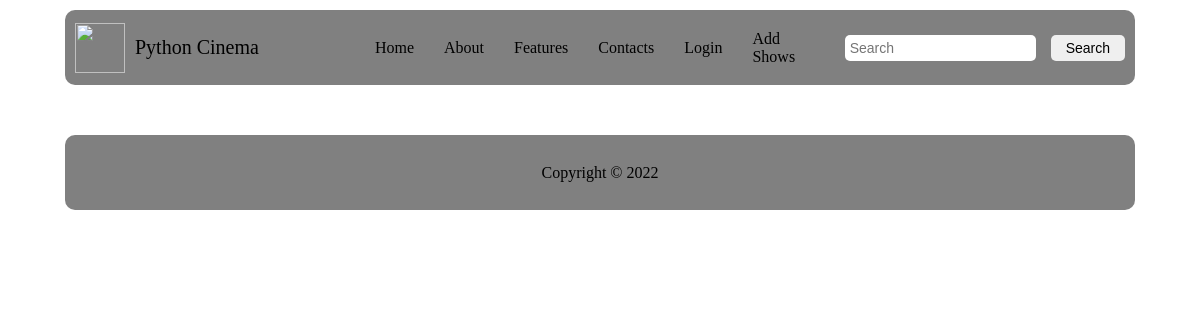
The page /contacts/ on the database as committed earlier.
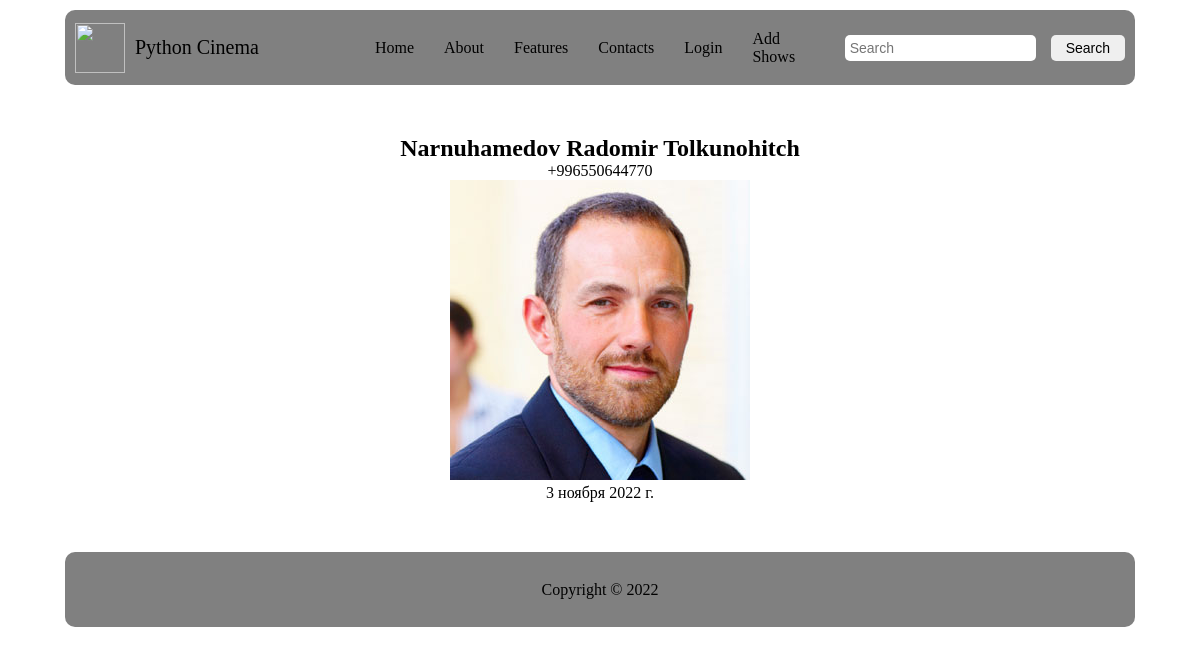
The same page on the database as committed later.
### tvshow/models.py (models this page shows, shortened)
class Contact(models.Model):
    director = models.CharField(max_length=60)
    phone_number = models.CharField(max_length=20)
    image = models.ImageField(upload_to='')
    work_years = models.DateField()

### tvshow/views.py (the view)
# urls.py: path('contacts/', views.contact, name='contact'),
def contact(request):
    contacts = models.Contact.objects.all()
    return render(request, 'contacts.html', {'contacts': contacts})

### templates/contacts.html (shortened to what this page needs)
<!DOCTYPE html>
{% load static %}
<html lang="en">
<head>
    <link rel="stylesheet" href="{% static 'css/style.css' %}">
</head>
<body>
<div class="container">
    <header class="header">
        <div class="header__logo">
            <img src="https://cdn4.iconfinder.com/data/icons/scripting-and-programming-languages/512/Python_logo-512.png">
            <p>Python Cinema</p>
        </div>
        <div class="header__links">
            <a href="/">Home</a>
            <a href="/about_us/">About</a>
            <a href="#">Features</a>
            <a href="/contacts/">Contacts</a>
            <a href="/admin/">Login</a>
            <a href="/add-shows/">Add Shows</a>
        </div>
        <div class="header__search">
            <input placeholder="Search">
            <button class="button">Search</button>
        </div>
    </header>
    <main class="main">
        <section class="posts">
            <center>
            {% for i in contacts %}
<h1>{{i.director}}</h1>
<p>{{i.phone_number}}</p>
<img src="{{i.image.url}}" alt="">
<p>{{i.work_years}}</p>
{%endfor%}
                </center>
        </section>
    </main>
    <footer class="footer">
        <p>Copyright © 2022</p>
    </footer>
</div>
</body>
</html>

Rows that differ between the two databases and show on the page:
added Contact: director "Narnuhamedov Radomir Tolkunohitch", phone_number "+996550644770", image (picture), work_years "3 ноября 2022 г."
